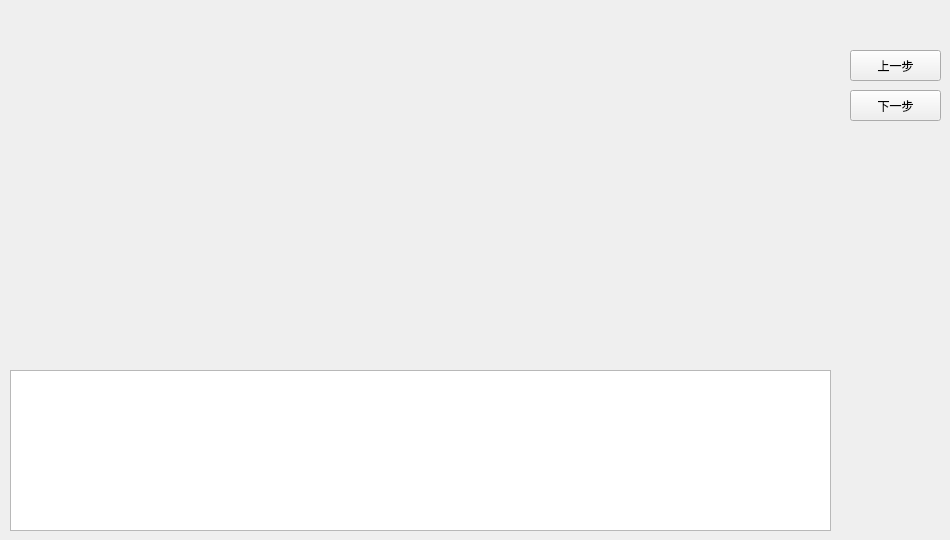
      <widget class="QWidget" name="page_testdevice">
       <widget class="QLabel" name="label_testdevice_imageview">
        <property name="geometry">
         <rect>
          <x>10</x>
          <y>10</y>
          <width>821</width>
          <height>341</height>
         </rect>
        </property>
        <property name="text">
         <string/>
        </property>
        <property name="scaledContents">
         <bool>true</bool>
        </property>
        <property name="alignment">
         <set>Qt::AlignCenter</set>
        </property>
       </widget>
       <widget class="QPushButton" name="pushButton_testdevice_previous">
        <property name="geometry">
         <rect>
          <x>850</x>
          <y>50</y>
          <width>91</width>
          <height>31</height>
         </rect>
        </property>
        <property name="text">
         <string>上一步</string>
        </property>
       </widget>
       <widget class="QPushButton" name="pushButton_testdevice_next">
        <property name="geometry">
         <rect>
          <x>850</x>
          <y>90</y>
          <width>91</width>
          <height>31</height>
         </rect>
        </property>
        <property name="text">
         <string>下一步</string>
        </property>
       </widget>
       <widget class="QTextBrowser" name="textBrowser_testdevice">
        <property name="geometry">
         <rect>
          <x>10</x>
          <y>370</y>
          <width>821</width>
          <height>161</height>
         </rect>
        </property>
        <property name="font">
         <font>
          <family>Adobe Devanagari</family>
          <pointsize>12</pointsize>
         </font>
        </property>
       </widget>
      </widget>
